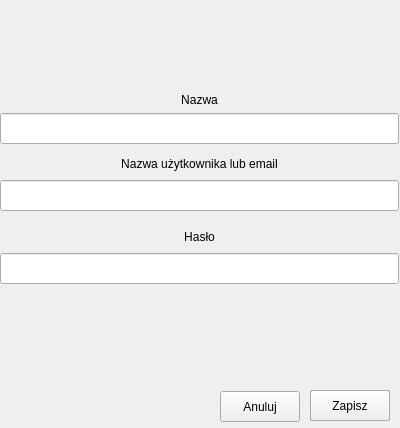
<?xml version="1.0" encoding="UTF-8"?>
<ui version="4.0">
 <class>PasswordEntryDialog</class>
 <widget class="QDialog" name="PasswordEntryDialog">
  <property name="geometry">
   <rect>
    <x>0</x>
    <y>0</y>
    <width>400</width>
    <height>428</height>
   </rect>
  </property>
  <property name="windowTitle">
   <string>Title</string>
  </property>
  <widget class="QPushButton" name="edit_button">
   <property name="geometry">
    <rect>
     <x>310</x>
     <y>390</y>
     <width>80</width>
     <height>31</height>
    </rect>
   </property>
   <property name="text">
    <string>Edytuj</string>
   </property>
  </widget>
  <widget class="QPushButton" name="save_button">
   <property name="geometry">
    <rect>
     <x>310</x>
     <y>390</y>
     <width>80</width>
     <height>31</height>
    </rect>
   </property>
   <property name="text">
    <string>Zapisz</string>
   </property>
  </widget>
  <widget class="QPushButton" name="cancel_button">
   <property name="geometry">
    <rect>
     <x>220</x>
     <y>391</y>
     <width>80</width>
     <height>31</height>
    </rect>
   </property>
   <property name="text">
    <string>Anuluj</string>
   </property>
  </widget>
  <widget class="QLabel" name="label_3">
   <property name="geometry">
    <rect>
     <x>0</x>
     <y>153</y>
     <width>399</width>
     <height>21</height>
    </rect>
   </property>
   <property name="text">
    <string>Nazwa użytkownika lub email</string>
   </property>
   <property name="alignment">
    <set>Qt::AlignCenter</set>
   </property>
  </widget>
  <widget class="QLineEdit" name="password_line_edit">
   <property name="geometry">
    <rect>
     <x>0</x>
     <y>253</y>
     <width>399</width>
     <height>31</height>
    </rect>
   </property>
  </widget>
  <widget class="QLabel" name="label_2">
   <property name="geometry">
    <rect>
     <x>0</x>
     <y>226</y>
     <width>399</width>
     <height>21</height>
    </rect>
   </property>
   <property name="text">
    <string>Hasło</string>
   </property>
   <property name="alignment">
    <set>Qt::AlignCenter</set>
   </property>
  </widget>
  <widget class="QLabel" name="label_4">
   <property name="geometry">
    <rect>
     <x>0</x>
     <y>93</y>
     <width>399</width>
     <height>14</height>
    </rect>
   </property>
   <property name="text">
    <string>Nazwa</string>
   </property>
   <property name="alignment">
    <set>Qt::AlignCenter</set>
   </property>
  </widget>
  <widget class="QLineEdit" name="name_line_edit">
   <property name="geometry">
    <rect>
     <x>0</x>
     <y>113</y>
     <width>399</width>
     <height>31</height>
    </rect>
   </property>
  </widget>
  <widget class="QLineEdit" name="username_line_edit">
   <property name="geometry">
    <rect>
     <x>0</x>
     <y>180</y>
     <width>399</width>
     <height>31</height>
    </rect>
   </property>
  </widget>
 </widget>
 <resources/>
 <connections/>
</ui>
